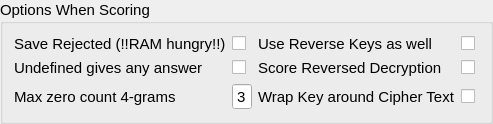
         <widget class="QGroupBox" name="groupBox_6">
          <property name="font">
           <font>
            <pointsize>11</pointsize>
           </font>
          </property>
          <property name="title">
           <string>Options When Scoring </string>
          </property>
          <layout class="QGridLayout" name="gridLayout_7">
           <item row="1" column="1">
            <widget class="QCheckBox" name="undefined_answers_are_all">
             <property name="minimumSize">
              <size>
               <width>18</width>
               <height>0</height>
              </size>
             </property>
             <property name="maximumSize">
              <size>
               <width>20</width>
               <height>16777215</height>
              </size>
             </property>
             <property name="text">
              <string/>
             </property>
             <property name="iconSize">
              <size>
               <width>16</width>
               <height>16</height>
              </size>
             </property>
            </widget>
           </item>
           <item row="1" column="4">
            <widget class="QCheckBox" name="score_reversed_decryption">
             <property name="minimumSize">
              <size>
               <width>18</width>
               <height>0</height>
              </size>
             </property>
             <property name="maximumSize">
              <size>
               <width>20</width>
               <height>16777215</height>
              </size>
             </property>
             <property name="text">
              <string/>
             </property>
            </widget>
           </item>
           <item row="1" column="0">
            <widget class="QLabel" name="test_enc_method_13">
             <property name="sizeIncrement">
              <size>
               <width>120</width>
               <height>0</height>
              </size>
             </property>
             <property name="font">
              <font>
               <pointsize>11</pointsize>
              </font>
             </property>
             <property name="text">
              <string>Undefined gives any answer</string>
             </property>
            </widget>
           </item>
           <item row="1" column="3">
            <widget class="QLabel" name="test_enc_method_16">
             <property name="sizeIncrement">
              <size>
               <width>120</width>
               <height>0</height>
              </size>
             </property>
             <property name="font">
              <font>
               <pointsize>11</pointsize>
              </font>
             </property>
             <property name="text">
              <string>Score Reversed Decryption</string>
             </property>
            </widget>
           </item>
           <item row="0" column="1">
            <widget class="QCheckBox" name="save_rejected_results">
             <property name="minimumSize">
              <size>
               <width>18</width>
               <height>0</height>
              </size>
             </property>
             <property name="maximumSize">
              <size>
               <width>20</width>
               <height>16777215</height>
              </size>
             </property>
             <property name="text">
              <string/>
             </property>
            </widget>
           </item>
           <item row="0" column="4">
            <widget class="QCheckBox" name="use_reverse_keys">
             <property name="minimumSize">
              <size>
               <width>18</width>
               <height>0</height>
              </size>
             </property>
             <property name="maximumSize">
              <size>
               <width>20</width>
               <height>16777215</height>
              </size>
             </property>
             <property name="text">
              <string/>
             </property>
            </widget>
           </item>
           <item row="0" column="3">
            <widget class="QLabel" name="test_enc_method_14">
             <property name="sizeIncrement">
              <size>
               <width>120</width>
               <height>0</height>
              </size>
             </property>
             <property name="font">
              <font>
               <pointsize>11</pointsize>
              </font>
             </property>
             <property name="text">
              <string>Use Reverse Keys as well</string>
             </property>
            </widget>
           </item>
           <item row="0" column="0">
            <widget class="QLabel" name="test_enc_method_6">
             <property name="sizeIncrement">
              <size>
               <width>120</width>
               <height>0</height>
              </size>
             </property>
             <property name="font">
              <font>
               <pointsize>11</pointsize>
              </font>
             </property>
             <property name="text">
              <string>Save Rejected (!!RAM hungry!!)</string>
             </property>
            </widget>
           </item>
           <item row="2" column="0">
            <widget class="QLabel" name="label_24">
             <property name="text">
              <string>Max zero count 4-grams</string>
             </property>
            </widget>
           </item>
           <item row="2" column="1">
            <widget class="QSpinBox" name="four_gram_max_num_zero_count">
             <property name="maximumSize">
              <size>
               <width>20</width>
               <height>16777215</height>
              </size>
             </property>
             <property name="buttonSymbols">
              <enum>QAbstractSpinBox::NoButtons</enum>
             </property>
             <property name="maximum">
              <number>9</number>
             </property>
             <property name="value">
              <number>3</number>
             </property>
            </widget>
           </item>
           <item row="2" column="3">
            <widget class="QLabel" name="test_enc_method_23">
             <property name="sizeIncrement">
              <size>
               <width>120</width>
               <height>0</height>
              </size>
             </property>
             <property name="font">
              <font>
               <pointsize>11</pointsize>
              </font>
             </property>
             <property name="text">
              <string>Wrap Key around Cipher Text</string>
             </property>
            </widget>
           </item>
           <item row="2" column="4">
            <widget class="QCheckBox" name="wrap_key_around_ct">
             <property name="minimumSize">
              <size>
               <width>18</width>
               <height>0</height>
              </size>
             </property>
             <property name="maximumSize">
              <size>
               <width>20</width>
               <height>16777215</height>
              </size>
             </property>
             <property name="text">
              <string/>
             </property>
            </widget>
           </item>
          </layout>
         </widget>
